Frame 1 (no input): blank canvas, image omitted
Frame 60 (the mouse pressed at the canvas centre just before this capture): blank canvas, image omitted
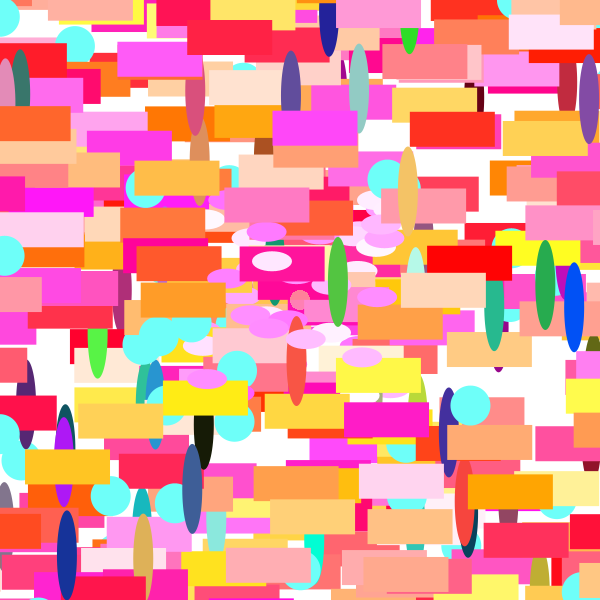
Frame 120 (the mouse held since frame 60 and released just before this capture)

The Processing sketch whose frames 1 and 60 were blank and that drew this single picture after the mouse press (run headless with seeded random() and noise(); from frame 60 on, the mouse is pressed at the canvas centre):

// Processing sketch: processing_121240
// ── processing_121240.pde

void setup()
{
 size(600,600);
 noStroke();
 smooth(2);
 background(#FFFFFF);
  
}
 
void draw()
{
 for (int i = 0; i < 50; i++)
 {
   fill(255, 255, 255, 1);
 ellipse (mouseX,mouseY, 20, 20);
 }
 fill (random(300),random(300),random(300),5);
 for(int g = 0; g < 10; g++)
 {
   fill(random(255,0),random(0,255),random(0,255));
 if (mousePressed) rect(mouseX+random(-500,500), mouseY+random(-500,500), 85, 35);
 }
 {
    fill(#6EFFF9);
 if (mousePressed) ellipse(mouseX+random(-400,400), mouseY+random(-400,400), 40, 40);
 }
 {
    fill(random(0,255),random(0,255),random(0,255));
 if (mousePressed) ellipse(mouseX+random(-300,300), mouseY+random(-300,300), 20, 90);
 }
  {
   fill(random(255,0),random(255,0),random(0,255));
 if (keyPressed) {
    if (key == 'y' || key == 'Y') ellipse(mouseX+random(-200,200), mouseY+random(-200,200), 90, 20);
 }}
 {
    fill(random(255,90),random(90,255),random(255,90));
 if (mousePressed) ellipse(mouseX+random(-100,100), mouseY+random(-100,100), 40, 20);

}
  {
   fill(#18F50C);
 if (keyPressed) {
    if (key == 'g' || key == 'G') ellipse(mouseX+random(-450,250), mouseY+random(-450,250), 10, 70);
 }}
}
